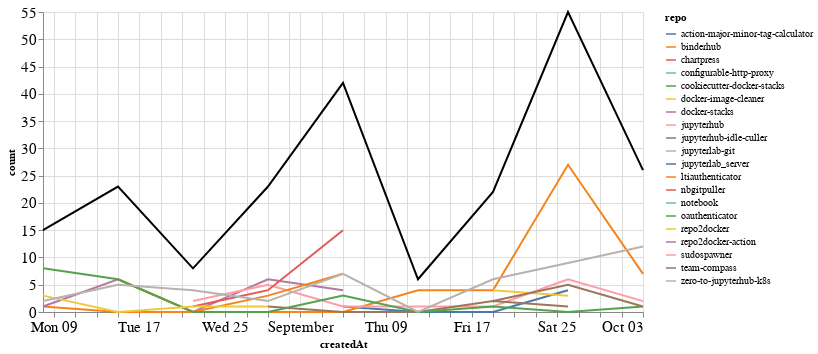

Source (notebook cell):
### Markdown cell above
### Comments

### Code cell
comments_time = comments.groupby('repo').resample('W', on='createdAt').count()['author'].reset_index()
comments_time = comments_time.rename(columns={'author': 'count'})
comments_time_total = comments_time.groupby('createdAt').agg({"count": "sum"}).reset_index()
ch1 = alt.Chart(comments_time, width=600).mark_line().encode(
    x='createdAt',
    y='count',
    color='repo',
    tooltip="repo"
)

ch2 = alt.Chart(comments_time_total, width=600).mark_line(color="black").encode(
    x='createdAt',
    y='count',
)

ch1 + ch2

### Figure 1 — Vega-Lite specification as saved in the notebook (floating-point values rounded to 4 significant figures)
{"config": {"axisLeft": {"labelFontSize": 15}, "axisBottom": {"labelFontSize": 15}}, "layer": [{"data": {"name": "data-2debb8db3f0a5ad6287abcd9d6e94897"}, "mark": "line", "encoding": {"color": {"type": "nominal", "field": "repo"}, "tooltip": {"type": "nominal", "field": "repo"}, "x": {"type": "temporal", "field": "createdAt"}, "y": {"type": "quantitative", "field": "count"}}, "width": 600}, {"data": {"name": "data-da7a0fa825bd16ac1df4de14daa2472e"}, "mark": {"type": "line", "color": "black"}, "encoding": {"x": {"type": "temporal", "field": "createdAt"}, "y": {"type": "quantitative", "field": "count"}}, "width": 600}], "$schema": "https://vega.github.io/schema/vega-lite/v4.8.1.json", "datasets": {"data-2debb8db3f0a5ad6287abcd9d6e94897": [{"repo": "action-major-minor-tag-calculator", "createdAt": "2021-09-05T00:00:00", "count": 1}, {"repo": "action-major-minor-tag-calculator", "createdAt": "2021-09-12T00:00:00", "count": 0}, {"repo": "action-major-minor-tag-calculator", "createdAt": "2021-09-19T00:00:00", "count": 0}, {"repo": "action-major-minor-tag-calculator", "createdAt": "2021-09-26T00:00:00", "count": 4}, {"repo": "binderhub", "createdAt": "2021-08-08T00:00:00", "count": 1}, {"repo": "binderhub", "createdAt": "2021-08-15T00:00:00", "count": 0}, {"repo": "binderhub", "createdAt": "2021-08-22T00:00:00", "count": 0}, {"repo": "binderhub", "createdAt": "2021-08-29T00:00:00", "count": 0}, {"repo": "binderhub", "createdAt": "2021-09-05T00:00:00", "count": 0}, {"repo": "binderhub", "createdAt": "2021-09-12T00:00:00", "count": 4}, {"repo": "binderhub", "createdAt": "2021-09-19T00:00:00", "count": 4}, {"repo": "binderhub", "createdAt": "2021-09-26T00:00:00", "count": 27}, {"repo": "binderhub", "createdAt": "2021-10-03T00:00:00", "count": 7}, {"repo": "chartpress", "createdAt": "2021-09-05T00:00:00", "count": 2}, {"repo": "configurable-http-proxy", "createdAt": "2021-09-19T00:00:00", "count": 2}, {"repo": "cookiecutter-docker-stacks", "createdAt": "2021-09-05T00:00:00", "count": 1}, {"repo": "docker-image-cleaner", "createdAt": "2021-09-19T00:00:00", "count": 4}, {"repo": "docker-image-cleaner", "createdAt": "2021-09-26T00:00:00", "count": 3}, {"repo": "docker-stacks", "createdAt": "2021-08-08T00:00:00", "count": 1}, {"repo": "docker-stacks", "createdAt": "2021-08-15T00:00:00", "count": 6}, {"repo": "docker-stacks", "createdAt": "2021-08-22T00:00:00", "count": 0}, {"repo": "docker-stacks", "createdAt": "2021-08-29T00:00:00", "count": 6}, {"repo": "docker-stacks", "createdAt": "2021-09-05T00:00:00", "count": 4}, {"repo": "jupyterhub", "createdAt": "2021-08-22T00:00:00", "count": 2}, {"repo": "jupyterhub", "createdAt": "2021-08-29T00:00:00", "count": 5}, {"repo": "jupyterhub", "createdAt": "2021-09-05T00:00:00", "count": 1}, {"repo": "jupyterhub", "createdAt": "2021-09-12T00:00:00", "count": 1}, {"repo": "jupyterhub", "createdAt": "2021-09-19T00:00:00", "count": 1}, {"repo": "jupyterhub", "createdAt": "2021-09-26T00:00:00", "count": 6}, {"repo": "jupyterhub", "createdAt": "2021-10-03T00:00:00", "count": 2}, {"repo": "jupyterhub-idle-culler", "createdAt": "2021-08-29T00:00:00", "count": 1}, {"repo": "jupyterhub-idle-culler", "createdAt": "2021-09-05T00:00:00", "count": 0}, {"repo": "jupyterhub-idle-culler", "createdAt": "2021-09-12T00:00:00", "count": 0}, {"repo": "jupyterhub-idle-culler", "createdAt": "2021-09-19T00:00:00", "count": 2}, {"repo": "jupyterhub-idle-culler", "createdAt": "2021-09-26T00:00:00", "count": 1}, {"repo": "jupyterlab-git", "createdAt": "2021-10-03T00:00:00", "count": 2}, {"repo": "jupyterlab_server", "createdAt": "2021-10-03T00:00:00", "count": 1}, {"repo": "ltiauthenticator", "createdAt": "2021-08-15T00:00:00", "count": 6}, {"repo": "ltiauthenticator", "createdAt": "2021-08-22T00:00:00", "count": 0}, {"repo": "ltiauthenticator", "createdAt": "2021-08-29T00:00:00", "count": 3}, {"repo": "ltiauthenticator", "createdAt": "2021-09-05T00:00:00", "count": 7}, {"repo": "nbgitpuller", "createdAt": "2021-08-22T00:00:00", "count": 1}, {"repo": "nbgitpuller", "createdAt": "2021-08-29T00:00:00", "count": 4}, {"repo": "nbgitpuller", "createdAt": "2021-09-05T00:00:00", "count": 15}, {"repo": "notebook", "createdAt": "2021-08-29T00:00:00", "count": 1}, {"repo": "oauthenticator", "createdAt": "2021-08-08T00:00:00", "count": 8}, {"repo": "oauthenticator", "createdAt": "2021-08-15T00:00:00", "count": 6}, {"repo": "oauthenticator", "createdAt": "2021-08-22T00:00:00", "count": 0}, {"repo": "oauthenticator", "createdAt": "2021-08-29T00:00:00", "count": 0}, {"repo": "oauthenticator", "createdAt": "2021-09-05T00:00:00", "count": 3}, {"repo": "oauthenticator", "createdAt": "2021-09-12T00:00:00", "count": 0}, {"repo": "oauthenticator", "createdAt": "2021-09-19T00:00:00", "count": 1}, {"repo": "oauthenticator", "createdAt": "2021-09-26T00:00:00", "count": 0}, {"repo": "oauthenticator", "createdAt": "2021-10-03T00:00:00", "count": 1}, {"repo": "repo2docker", "createdAt": "2021-08-08T00:00:00", "count": 3}, {"repo": "repo2docker", "createdAt": "2021-08-15T00:00:00", "count": 0}, {"repo": "repo2docker", "createdAt": "2021-08-22T00:00:00", "count": 1}, {"repo": "repo2docker", "createdAt": "2021-08-29T00:00:00", "count": 1}, {"repo": "repo2docker-action", "createdAt": "2021-09-05T00:00:00", "count": 1}, {"repo": "sudospawner", "createdAt": "2021-09-12T00:00:00", "count": 1}, {"repo": "team-compass", "createdAt": "2021-09-19T00:00:00", "count": 2}, {"repo": "team-compass", "createdAt": "2021-09-26T00:00:00", "count": 5}, {"repo": "team-compass", "createdAt": "2021-10-03T00:00:00", "count": 1}, {"repo": "zero-to-jupyterhub-k8s", "createdAt": "2021-08-08T00:00:00", "count": 2}, {"repo": "zero-to-jupyterhub-k8s", "createdAt": "2021-08-15T00:00:00", "count": 5}, {"repo": "zero-to-jupyterhub-k8s", "createdAt": "2021-08-22T00:00:00", "count": 4}, {"repo": "zero-to-jupyterhub-k8s", "createdAt": "2021-08-29T00:00:00", "count": 2}, {"repo": "zero-to-jupyterhub-k8s", "createdAt": "2021-09-05T00:00:00", "count": 7}, {"repo": "zero-to-jupyterhub-k8s", "createdAt": "2021-09-12T00:00:00", "count": 0}, {"repo": "zero-to-jupyterhub-k8s", "createdAt": "2021-09-19T00:00:00", "count": 6}, {"repo": "zero-to-jupyterhub-k8s", "createdAt": "2021-09-26T00:00:00", "count": 9}, {"repo": "zero-to-jupyterhub-k8s", "createdAt": "2021-10-03T00:00:00", "count": 12}], "data-da7a0fa825bd16ac1df4de14daa2472e": [{"createdAt": "2021-08-08T00:00:00", "count": 15}, {"createdAt": "2021-08-15T00:00:00", "count": 23}, {"createdAt": "2021-08-22T00:00:00", "count": 8}, {"createdAt": "2021-08-29T00:00:00", "count": 23}, {"createdAt": "2021-09-05T00:00:00", "count": 42}, {"createdAt": "2021-09-12T00:00:00", "count": 6}, {"createdAt": "2021-09-19T00:00:00", "count": 22}, {"createdAt": "2021-09-26T00:00:00", "count": 55}, {"createdAt": "2021-10-03T00:00:00", "count": 26}]}}
